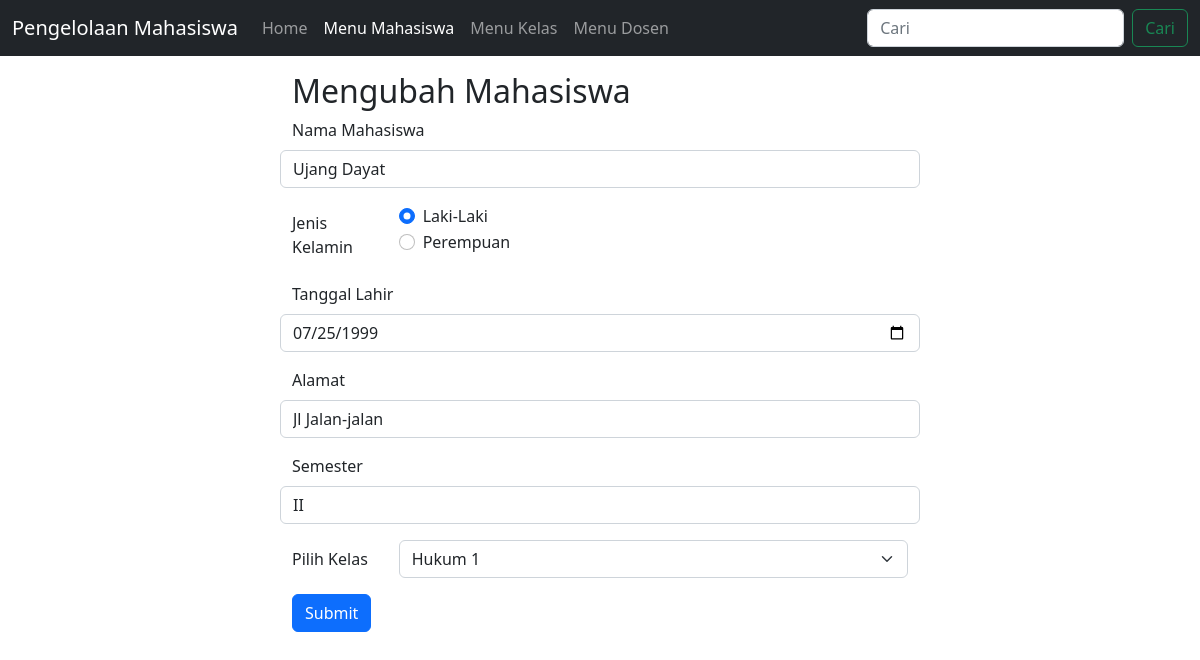
The app's page /ubahMhs.php?nim=1012001 (signed in) with its own data.
### tables this page shows
CREATE TABLE `mhs` (
  `nim` varchar(12) NOT NULL,
  `namaMhs` varchar(30) DEFAULT NULL,
  `JenisKelamin` enum('Laki-laki','Perempuan') NOT NULL,
  `tanggal_lahirMhs` date DEFAULT NULL,
  `AlamatMhs` varchar(30) DEFAULT NULL,
  `semester` varchar(5) DEFAULT NULL,
  `kodeKelas` varchar(12) DEFAULT NULL
);

### functions.php (called while the page is built, shortened)
<?php
$conn = mysqli_connect("localhost","root","","db_mhs");
function query($query){
    global $conn;
    $result = mysqli_query($conn, $query);
    $rows = [];
    while( $row = mysqli_fetch_assoc($result)){
        $rows[] = $row;
    }
    return $rows;
}
?>

### ubahMhs.php (the view, shortened to what this page needs)
<?php
    require 'functions.php';
    $nim = $_GET["nim"];
    $mhs = query("SELECT * FROM mhs WHERE nim = '$nim'")[0];
?>
<!doctype html>
<html lang="en">
    <head>
        <link href="https://cdn.jsdelivr.net/npm/bootstrap@5.2.0-beta1/dist/css/bootstrap.min.css" rel="stylesheet">
    <link href="assets/css/navbar.css" rel="stylesheet">
    </head>
    <body>
        <nav class="navbar navbar-expand-md navbar-dark fixed-top bg-dark">
        <div class="container-fluid">
            <a class="navbar-brand" href="#">Pengelolaan Mahasiswa</a>
            <div class="collapse navbar-collapse" id="navbarCollapse">
            <ul class="navbar-nav me-auto mb-2 mb-md-0">
                <li class="nav-item">
                <a class="nav-link" href="index.php">Home</a>
                </li>
                <li class="nav-item">
                <a class="nav-link active" aria-current="page" href="menuMhs.php">Menu Mahasiswa</a>
                </li>
                <li class="nav-item">
                <a class="nav-link" href="menuKelas.php">Menu Kelas</a>
                </li>
                <li class="nav-item">
                <a class="nav-link" href="menuDosen.php">Menu Dosen</a>
                </li>
            </ul>
            <form class="d-flex" action="" method="post">
                <input class="form-control me-2" type="text" name="keyword" placeholder="Cari">
                <button class="btn btn-outline-success" type="submit" name="cari">Cari</button>
            </form>
            </div>
        </div>
        </nav>
    <main class="container" style="max-width:640px;margin:auto;">
    <h2>Mengubah Mahasiswa</h2>
    <form action = "" method = "post">
        <div class="row mb-3">
            <label for="nama" class="form-label">Nama Mahasiswa</label>
            <input type="text" class="form-control" id="NamaMhs" name = "namaMhs" required value="<?= $mhs["namaMhs"]; ?>">
        </div>
        <div class="row mb-3">
            <label for="Nama" class="col-sm-2 col-form-label">Jenis Kelamin</label>
            <div class="col-sm-10">
            <div class="form-check">
                <input class="form-check-input" type="radio" name="JenisKelamin" id="Laki-laki" value="Laki-laki" <?= ($mhs["JenisKelamin"] == 'Laki-laki') ? 'checked' : ''; ?>>
                <label class="form-check-label" for="JenisKelamin">
                Laki-Laki
                </label>
            </div>
            <div class="form-check">
                <input class="form-check-input" type="radio" name="JenisKelamin" id="Perempuan" value="Perempuan" <?= ($mhs["JenisKelamin"] == 'Perempuan') ? 'checked' : ''; ?>>
                <label class="form-check-label" for="JenisKelamin">
                Perempuan
                </label>
            </div>
            </div>
        </div>
        <div class="row mb-3">
            <label for="nim" class="form-label">Tanggal Lahir</label>
            <input type="date" class="form-control" id="tanggalLahir" name = "tanggalLahir" value="<?= $mhs["tanggal_lahirMhs"]; ?>">
        </div>
        <div class="row mb-3">
            <label for="nim" class="form-label">Alamat</label>
            <input type="text" class="form-control" id="alamat" name = "alamat" value="<?= $mhs["AlamatMhs"]; ?>">
        </div>
        <div class="row mb-3">
            <label for="nim" class="form-label">Semester</label>
            <input type="text" class="form-control" id="semester" name = "semester" value="<?= $mhs["semester"]; ?>">
        </div>
        <div class="row mb-3">
            <label for="kodekelas" class="col-sm-2 col-form-label">Pilih Kelas</label>
            <div class="col-sm-10">
                <select class="form-select" aria-label="Default select example" name="kodekelas" id="kodekelas" required>
                <?php
                    $Search = mysqli_query($conn, "SELECT * FROM kelas");
                    while($DataKelas = mysqli_fetch_assoc($Search)) :
                        if($DataKelas["kodeKelas"] == $mhs["kodeKelas"]) {
                            print '<option value="'.$mhs["kodeKelas"].'" class="text-primary" selected>'.$DataKelas["nama_kelas"].'</option>';
                        } else {
                            print '<option value="'.$DataKelas["kodeKelas"].'">'.$DataKelas["nama_kelas"].'</option>';
                        }
                ?>
                <?php endwhile ?>
                </select>
            </div>
        </div>
        <button type="submit" name = "submit" class="btn btn-primary">Submit</button>
    </form>
    </main>
    </body>
</html>

### assets/css/navbar.css (style rules this page uses)
body { padding-top: 4.5rem; padding-bottom: 25px }

### records on screen
mhs: namaMhs "Ujang Dayat", JenisKelamin "☑", tanggalLahir "07/25/1999", alamat "Jl Jalan-jalan", semester "II"

### other values on screen
form field kodekelas "Hukum 1"
